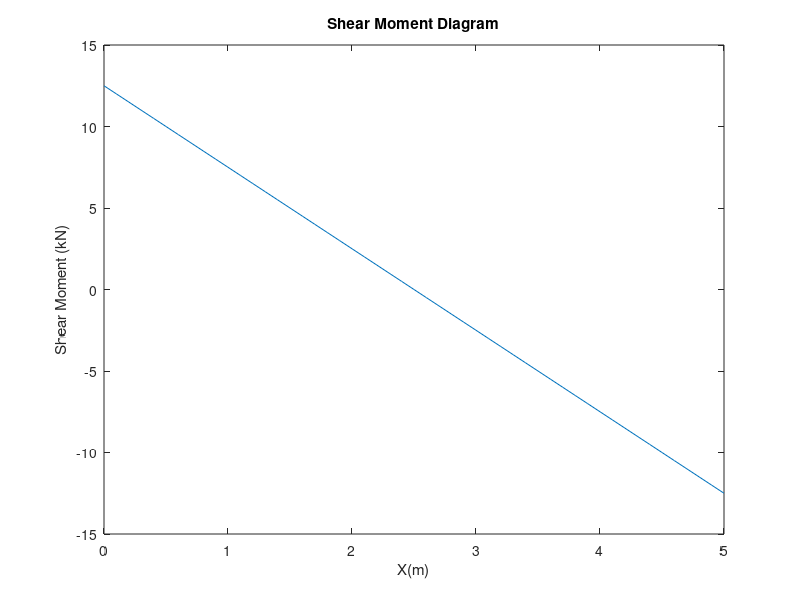
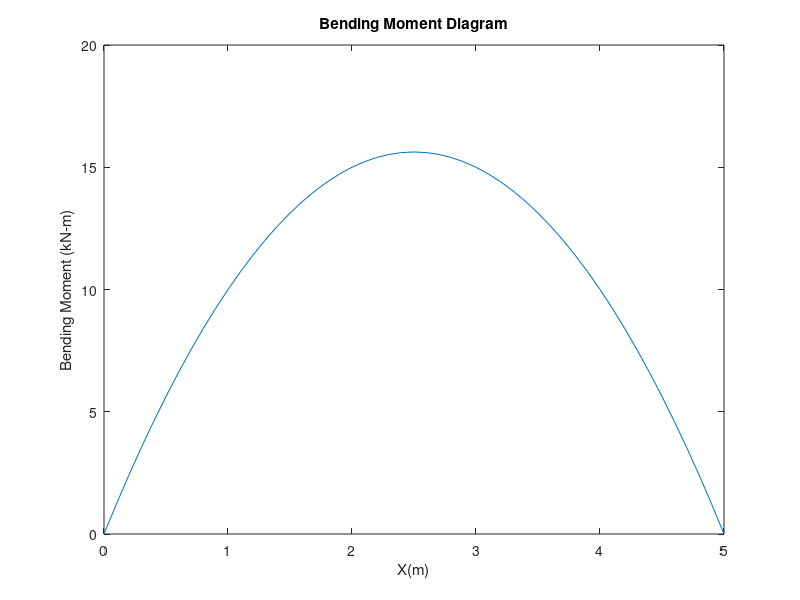

The MATLAB script that drew these images, in order:
clc
clear all
w=input('Enter the load in kN-m');
l=input('Enter the length in m');
x =[0:0.1:l];
v =-(w*x)+((w*l)/2);
m =-((w*x.^2)/2)+(w*l*x)/2;
plot(x,v)
xlabel('X(m)')
ylabel('Shear Moment (kN)')
title('Shear Moment Diagram')
figure
plot(x,m)
xlabel('X(m)')
ylabel('Bending Moment (kN-m)')
title('Bending Moment Diagram')
